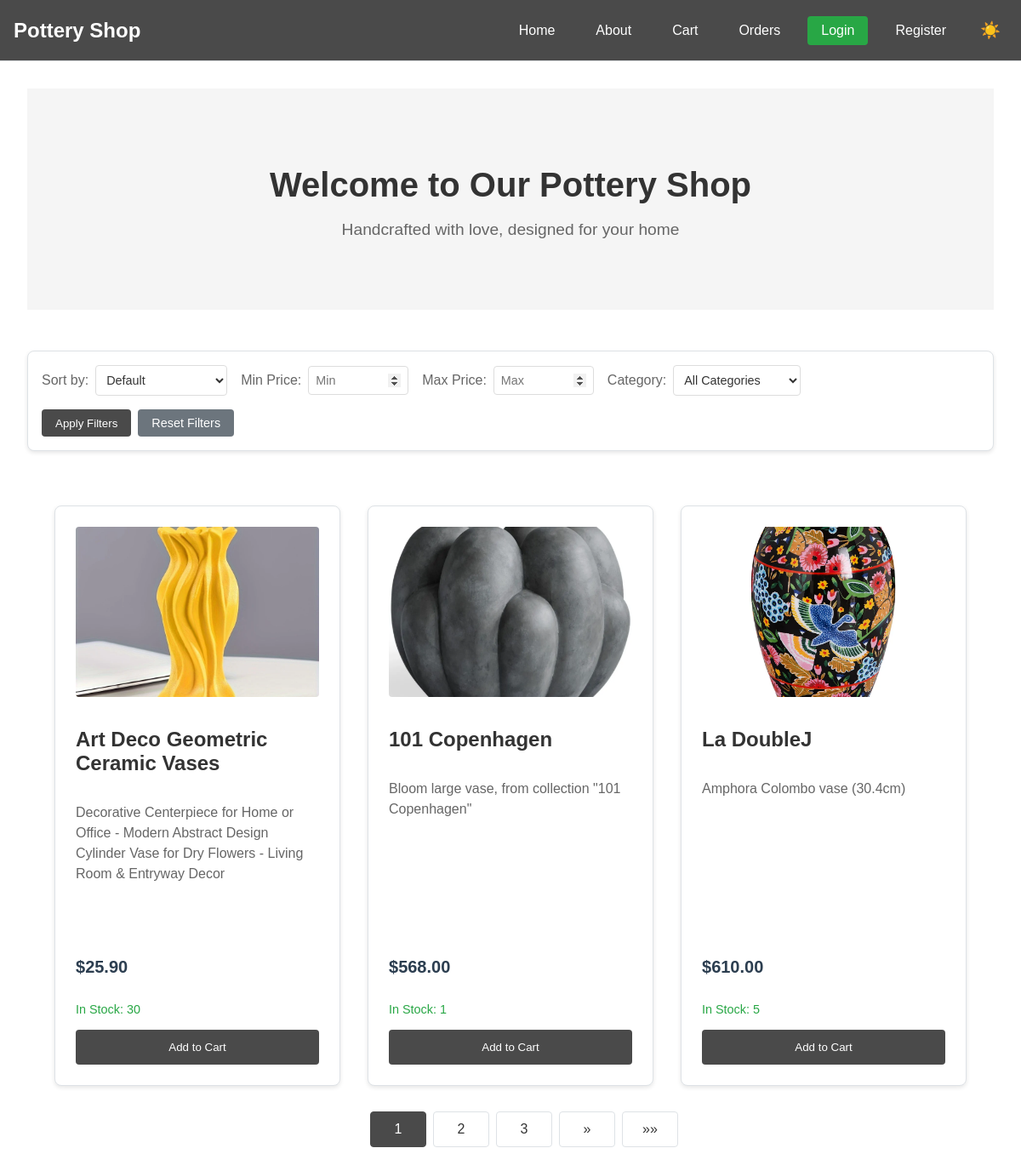
The page / on the database its author committed.
### shop/models.py (models this page shows, shortened)
class Product(models.Model):
    title = models.CharField(max_length=200)
    description = models.TextField()
    price = models.DecimalField(max_digits=6, decimal_places=2)
    image = models.ImageField(upload_to='products/', null=True, blank=True)
    category = models.ForeignKey(Category, on_delete=models.SET_NULL, null=True, blank=True, related_name='products')
    stock = models.IntegerField(default=0)
    is_active = models.BooleanField(default=True)
    created_at = models.DateTimeField(auto_now_add=True)
    updated_at = models.DateTimeField(auto_now=True)
    objects = ProductManager()

### shop/views.py (the view)
# urls.py: path('', ProductListView.as_view(), name='home'),
class ProductListView(ListView):
    model = Product
    template_name = 'home.html'
    context_object_name = 'products'
    paginate_by = 3
    def get_queryset(self):
        try:
            queryset = Product.objects.active()
            form = ProductSearchForm(self.request.GET)
            if form.is_valid():
                search_query = form.cleaned_data.get('search')
                category = form.cleaned_data.get('category')
                min_price = form.cleaned_data.get('min_price')
                max_price = form.cleaned_data.get('max_price')
                sort = form.cleaned_data.get('sort', '')
                if search_query:
                    queryset = queryset.search(search_query)
                if category:
                    queryset = queryset.filter(category=category)
                if min_price is not None:
                    queryset = queryset.filter(price__gte=min_price)
                if max_price is not None:
                    queryset = queryset.filter(price__lte=max_price)
                if sort:
                    if sort == 'price_asc':
                        queryset = queryset.order_by('price')
                    elif sort == 'price_desc':
                        queryset = queryset.order_by('-price')
                    elif sort == 'name_asc':
                        queryset = queryset.order_by('title')
                    elif sort == 'name_desc':
                        queryset = queryset.order_by('-title')
                    elif sort == 'category_asc':
                        queryset = queryset.order_by('category__name')
                    elif sort == 'category_desc':
                        queryset = queryset.order_by('-category__name')
                    elif sort == 'newest':
                        queryset = queryset.order_by('-created_at')
                    elif sort == 'oldest':
                        queryset = queryset.order_by('created_at')
                else:
                    queryset = queryset.order_by('created_at')
            return queryset
        except Exception as e:
            logger.error(f"Error in ProductListView.get_queryset: {str(e)}")
            messages.error(self.request, "An error occurred while loading products.")
            return Product.objects.none()
    def get_context_data(self, **kwargs):
        try:
            context = super().get_context_data(**kwargs)
            context['form'] = ProductSearchForm(self.request.GET)
            context['sort'] = self.request.GET.get('sort', '')
            context['categories'] = Category.objects.filter(is_active=True)
            return context
        except Exception as e:
            logger.error(f"Error in ProductListView.get_context_data: {str(e)}")
            messages.error(self.request, "An error occurred while loading the page.")
            return {}

### shop/context_processors.py (called while the page is built)
def cart_count(request):
    if request.user.is_authenticated:
        order = Order.objects.filter(
            customer_email=request.user.email,
            status='pending'
        ).first()
    else:
        order = Order.objects.filter(
            customer_email='guest@example.com',
            status='pending'
        ).first()
    if order:
        return {'cart_count': OrderItem.objects.filter(order=order).count()}
    return {'cart_count': 0}

### shop/models.py (called while the page is built)
    def active(self):
        return self.filter(is_active=True)

### templates/home.html (shortened to what this page needs)
{% extends "base.html" %}
{% block content %}
    <div class="hero-section">
        <h1>Welcome to Our Pottery Shop</h1>
        <p class="tagline">Handcrafted with love, designed for your home</p>
    </div>
    <div class="filters-section">
        <form method="get" class="filters-form">
            <div class="filter-group">
                <label for="sort">Sort by:</label>
                <select name="sort" id="sort" class="form-control">
                    <option value="">Default</option>
                </select>
            </div>
            <div class="filter-group">
                <label for="min_price">Min Price:</label>
                <input type="number" name="min_price" id="min_price" min="0" step="0.1" value="{{ request.GET.min_price }}" placeholder="Min">
            </div>
            <div class="filter-group">
                <label for="max_price">Max Price:</label>
                <input type="number" name="max_price" id="max_price" min="0" step="0.1" value="{{ request.GET.max_price }}" placeholder="Max">
            </div>
            <div class="filter-group">
                <label for="category">Category:</label>
                <select name="category" id="category" onchange="this.form.submit()">
                    <option value="">All Categories</option>
                </select>
            </div>
            <div class="filter-buttons">
                <button type="submit" class="apply-filters">Apply Filters</button>
                <a href="{% url 'home' %}" class="reset-filters">Reset Filters</a>
            </div>
        </form>
    </div>
    <div id="products-container" class="fade-transition">
        <div class="products-grid {% if products|length == 1 %}single-product{% endif %}">
            {% for product in products %}
                <div class="product-card">
                    {% if product.image %}
                        <div class="product-image">
                            <img src="{{ product.image.url }}" alt="{{ product.title }}">
                        </div>
                    {% else %}
                        <div class="product-image placeholder">
                            <span>No image available</span>
                        </div>
                    {% endif %}
                    <h2>{{ product.title }}</h2>
                    <p class="description">
                        {{ product.description }}
                    </p>
                    <p class="price">
                        {% if product.price|floatformat:2|slice:"-2:" != ".00" %}
                            ${{ product.price }}
                        {% else %}
                            ${{ product.price|floatformat:0 }}
                        {% endif %}
                    </p>
                    <p class="stock-info">
                        {% if product.stock > 0 %}
                            <span class="in-stock">In Stock: {{ product.stock }}</span>
                        {% else %}
                            <span class="out-of-stock">Out of Stock</span>
                        {% endif %}
                    </p>
                    <form method="post" action="{% url 'add-to-cart' product.id %}">
                        <button type="submit" class="add-to-cart {% if product.stock == 0 %}disabled{% endif %}" {% if product.stock == 0 %}disabled{% endif %}>
                            {% if product.stock == 0 %}
                                Out of Stock
                            {% else %}
                                Add to Cart
                            {% endif %}
                        </button>
                    </form>
                </div>
            {% endfor %}
        </div>
    </div>
    {% if is_paginated %}
    <div class="pagination-container">
        <nav aria-label="Page navigation">
            <ul class="pagination">
                {% for num in page_obj.paginator.page_range %}
                    {% if page_obj.number == num %}
                        <li class="page-item active">
                            <span class="page-link">{{ num }}</span>
                        </li>
                    {% elif num > page_obj.number|add:'-3' and num < page_obj.number|add:'3' %}
                        <li class="page-item">
                            <a class="page-link page-transition" href="?page={{ num }}">{{ num }}</a>
                        </li>
                    {% endif %}
                {% endfor %}
                {% if page_obj.has_next %}
                    <li class="page-item">
                        <a class="page-link page-transition" href="?page={{ page_obj.next_page_number }}" aria-label="Next">
                            <span aria-hidden="true">&raquo;</span>
                        </a>
                    </li>
                    <li class="page-item">
                        <a class="page-link page-transition" href="?page={{ page_obj.paginator.num_pages }}" aria-label="Last">
                            <span aria-hidden="true">&raquo;&raquo;</span>
                        </a>
                    </li>
                {% endif %}
            </ul>
        </nav>
    </div>
    {% endif %}
{% endblock %}

### templates/base.html (style rules this page uses)
:root { --bg-color: #ffffff; --text-color: #333333; --card-bg: #ffffff; --border-color: #dee2e6; --shadow-color: rgba(0, 0, 0, 0.1); --hover-bg: #f8f9fa; --nav-bg: #ffffff; --nav-border: #dee2e6; --navbar-text: #ffffff; --navbar-bg: #4a4a4a; --transition-duration: 0.3s; }
body { background-color: var(--bg-color); color: var(--text-color); transition: background-color var(--transition-duration) ease, color var(--transition-duration) ease; font-family: Arial, sans-serif; margin: 0; padding: 0; min-height: 100vh; display: flex; flex-direction: column; }
.product-card { background-color: var(--card-bg); border: 1px solid var(--border-color); box-shadow: 0 2px 5px var(--shadow-color); transition: all var(--transition-duration) ease; }
.filters-section { background-color: var(--card-bg); border: 1px solid var(--border-color); box-shadow: 0 2px 5px var(--shadow-color); transition: all var(--transition-duration) ease; }
.filter-group select, .filter-group input[type="number"] { background-color: var(--card-bg); color: var(--text-color); border: 1px solid var(--border-color); transition: all var(--transition-duration) ease; }
.filter-group label { color: var(--text-color); transition: color var(--transition-duration) ease; }
.pagination .page-link { background-color: var(--card-bg); color: var(--text-color); border-color: var(--border-color); transition: all var(--transition-duration) ease; }
.pagination .page-item.active .page-link { background-color: #4a4a4a; border-color: #4a4a4a; color: white; }

### rows shown on the page
Product: image (picture), title "Art Deco Geometric Ceramic Vases", description "Decorative Centerpiece for Home or Office - Modern Abstract Design Cylinder Vase for Dry Flowers - Living Room & Entryway Decor", price "25.90", stock "30", shows "Add to Cart"
Product: image (picture), title "101 Copenhagen", description "Bloom large vase, from collection \"101 Copenhagen\"", price "568.00", stock "1", shows "Add to Cart"
Product: image (picture), title "La DoubleJ", description "Amphora Colombo vase (30.4cm)", price "610.00", stock "5", shows "Add to Cart"

### other values the page prints
{{ num }} "1"
{{ num }} "2" "3"
